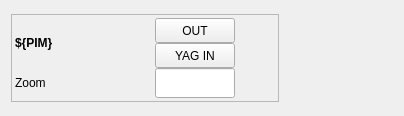
<?xml version="1.0" encoding="UTF-8"?>
<ui version="4.0">
 <class>Form</class>
 <widget class="QWidget" name="Form">
  <property name="geometry">
   <rect>
    <x>0</x>
    <y>0</y>
    <width>404</width>
    <height>116</height>
   </rect>
  </property>
  <property name="sizePolicy">
   <sizepolicy hsizetype="Fixed" vsizetype="Fixed">
    <horstretch>0</horstretch>
    <verstretch>0</verstretch>
   </sizepolicy>
  </property>
  <property name="windowTitle">
   <string>Form</string>
  </property>
  <layout class="QVBoxLayout" name="verticalLayout">
   <item>
    <widget class="QFrame" name="frame">
     <property name="sizePolicy">
      <sizepolicy hsizetype="Fixed" vsizetype="Fixed">
       <horstretch>0</horstretch>
       <verstretch>0</verstretch>
      </sizepolicy>
     </property>
     <property name="frameShape">
      <enum>QFrame::StyledPanel</enum>
     </property>
     <property name="frameShadow">
      <enum>QFrame::Raised</enum>
     </property>
     <layout class="QVBoxLayout" name="verticalLayout_4">
      <property name="spacing">
       <number>0</number>
      </property>
      <property name="leftMargin">
       <number>3</number>
      </property>
      <property name="topMargin">
       <number>3</number>
      </property>
      <property name="rightMargin">
       <number>3</number>
      </property>
      <property name="bottomMargin">
       <number>3</number>
      </property>
      <item>
       <layout class="QHBoxLayout" name="horizontalLayout">
        <item>
         <widget class="PyDMLabel" name="PyDMLabel">
          <property name="sizePolicy">
           <sizepolicy hsizetype="Fixed" vsizetype="Fixed">
            <horstretch>0</horstretch>
            <verstretch>0</verstretch>
           </sizepolicy>
          </property>
          <property name="minimumSize">
           <size>
            <width>80</width>
            <height>30</height>
           </size>
          </property>
          <property name="maximumSize">
           <size>
            <width>100</width>
            <height>30</height>
           </size>
          </property>
          <property name="font">
           <font>
            <weight>75</weight>
            <bold>true</bold>
           </font>
          </property>
          <property name="toolTip">
           <string/>
          </property>
          <property name="text">
           <string>${PIM}</string>
          </property>
         </widget>
        </item>
        <item>
         <widget class="PyDMLabel" name="PyDMLabel_4">
          <property name="minimumSize">
           <size>
            <width>60</width>
            <height>30</height>
           </size>
          </property>
          <property name="maximumSize">
           <size>
            <width>60</width>
            <height>30</height>
           </size>
          </property>
          <property name="toolTip">
           <string/>
          </property>
          <property name="channel" stdset="0">
           <string>ca://${PIM}:PIM.VAL</string>
          </property>
         </widget>
        </item>
        <item>
         <layout class="QVBoxLayout" name="verticalLayout_2">
          <property name="spacing">
           <number>0</number>
          </property>
          <item>
           <widget class="PyDMPushButton" name="PyDMPushButton_2">
            <property name="sizePolicy">
             <sizepolicy hsizetype="Fixed" vsizetype="Fixed">
              <horstretch>0</horstretch>
              <verstretch>0</verstretch>
             </sizepolicy>
            </property>
            <property name="minimumSize">
             <size>
              <width>80</width>
              <height>25</height>
             </size>
            </property>
            <property name="maximumSize">
             <size>
              <width>80</width>
              <height>25</height>
             </size>
            </property>
            <property name="toolTip">
             <string/>
            </property>
            <property name="text">
             <string>OUT</string>
            </property>
            <property name="channel" stdset="0">
             <string>ca://${PIM}:PIM:OUT:GO</string>
            </property>
            <property name="pressValue" stdset="0">
             <string>1</string>
            </property>
            <property name="relativeChange" stdset="0">
             <bool>false</bool>
            </property>
           </widget>
          </item>
          <item>
           <widget class="PyDMPushButton" name="PyDMPushButton">
            <property name="sizePolicy">
             <sizepolicy hsizetype="Fixed" vsizetype="Fixed">
              <horstretch>0</horstretch>
              <verstretch>0</verstretch>
             </sizepolicy>
            </property>
            <property name="minimumSize">
             <size>
              <width>80</width>
              <height>25</height>
             </size>
            </property>
            <property name="maximumSize">
             <size>
              <width>80</width>
              <height>25</height>
             </size>
            </property>
            <property name="toolTip">
             <string/>
            </property>
            <property name="text">
             <string>YAG IN</string>
            </property>
            <property name="checkable">
             <bool>false</bool>
            </property>
            <property name="checked">
             <bool>false</bool>
            </property>
            <property name="channel" stdset="0">
             <string>ca://${PIM}:PIM:YAG:GO</string>
            </property>
            <property name="pressValue" stdset="0">
             <string>1</string>
            </property>
            <property name="releaseValue" stdset="0">
             <string/>
            </property>
            <property name="writeWhenRelease" stdset="0">
             <bool>false</bool>
            </property>
           </widget>
          </item>
         </layout>
        </item>
        <item>
         <spacer name="horizontalSpacer">
          <property name="orientation">
           <enum>Qt::Horizontal</enum>
          </property>
          <property name="sizeHint" stdset="0">
           <size>
            <width>40</width>
            <height>20</height>
           </size>
          </property>
         </spacer>
        </item>
       </layout>
      </item>
      <item>
       <layout class="QHBoxLayout" name="horizontalLayout_2">
        <item>
         <widget class="PyDMLabel" name="PyDMLabel_2">
          <property name="sizePolicy">
           <sizepolicy hsizetype="Fixed" vsizetype="Fixed">
            <horstretch>0</horstretch>
            <verstretch>0</verstretch>
           </sizepolicy>
          </property>
          <property name="minimumSize">
           <size>
            <width>80</width>
            <height>30</height>
           </size>
          </property>
          <property name="maximumSize">
           <size>
            <width>60</width>
            <height>30</height>
           </size>
          </property>
          <property name="toolTip">
           <string/>
          </property>
          <property name="text">
           <string>Zoom</string>
          </property>
         </widget>
        </item>
        <item>
         <widget class="PyDMLabel" name="PyDMLabel_3">
          <property name="sizePolicy">
           <sizepolicy hsizetype="Fixed" vsizetype="Fixed">
            <horstretch>0</horstretch>
            <verstretch>0</verstretch>
           </sizepolicy>
          </property>
          <property name="minimumSize">
           <size>
            <width>60</width>
            <height>30</height>
           </size>
          </property>
          <property name="maximumSize">
           <size>
            <width>16777215</width>
            <height>16777215</height>
           </size>
          </property>
          <property name="toolTip">
           <string/>
          </property>
          <property name="channel" stdset="0">
           <string>ca://${PIM}:CLZ:01.RBV</string>
          </property>
         </widget>
        </item>
        <item>
         <widget class="PyDMLineEdit" name="PyDMLineEdit">
          <property name="sizePolicy">
           <sizepolicy hsizetype="Fixed" vsizetype="Fixed">
            <horstretch>0</horstretch>
            <verstretch>0</verstretch>
           </sizepolicy>
          </property>
          <property name="minimumSize">
           <size>
            <width>80</width>
            <height>30</height>
           </size>
          </property>
          <property name="maximumSize">
           <size>
            <width>60</width>
            <height>30</height>
           </size>
          </property>
          <property name="toolTip">
           <string/>
          </property>
          <property name="precision" stdset="0">
           <number>0</number>
          </property>
          <property name="channel" stdset="0">
           <string>ca://${PIM}:CLZ:01.VAL</string>
          </property>
         </widget>
        </item>
        <item>
         <spacer name="horizontalSpacer_2">
          <property name="orientation">
           <enum>Qt::Horizontal</enum>
          </property>
          <property name="sizeHint" stdset="0">
           <size>
            <width>40</width>
            <height>20</height>
           </size>
          </property>
         </spacer>
        </item>
       </layout>
      </item>
     </layout>
    </widget>
   </item>
  </layout>
 </widget>
 <customwidgets>
  <customwidget>
   <class>PyDMLabel</class>
   <extends>QLabel</extends>
   <header>pydm.widgets.label</header>
  </customwidget>
  <customwidget>
   <class>PyDMLineEdit</class>
   <extends>QLineEdit</extends>
   <header>pydm.widgets.line_edit</header>
  </customwidget>
  <customwidget>
   <class>PyDMPushButton</class>
   <extends>QPushButton</extends>
   <header>pydm.widgets.pushbutton</header>
  </customwidget>
 </customwidgets>
 <resources/>
 <connections/>
</ui>
